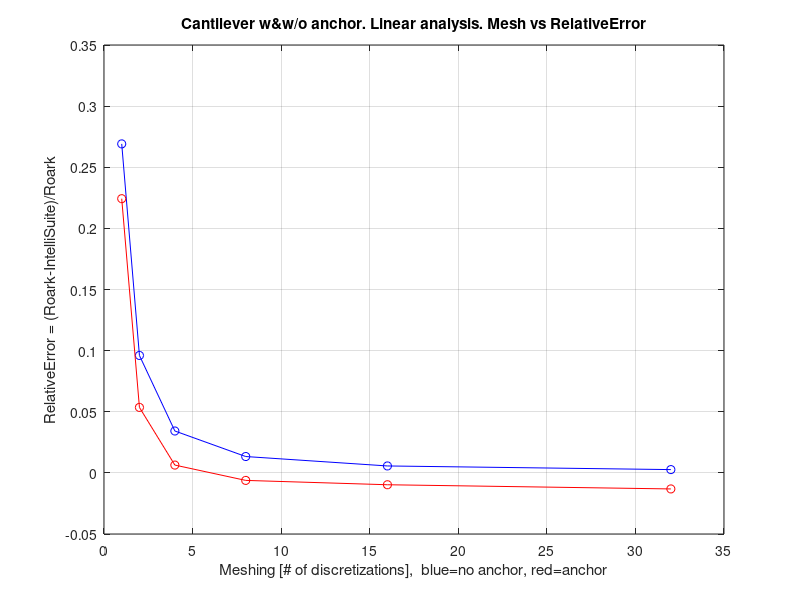
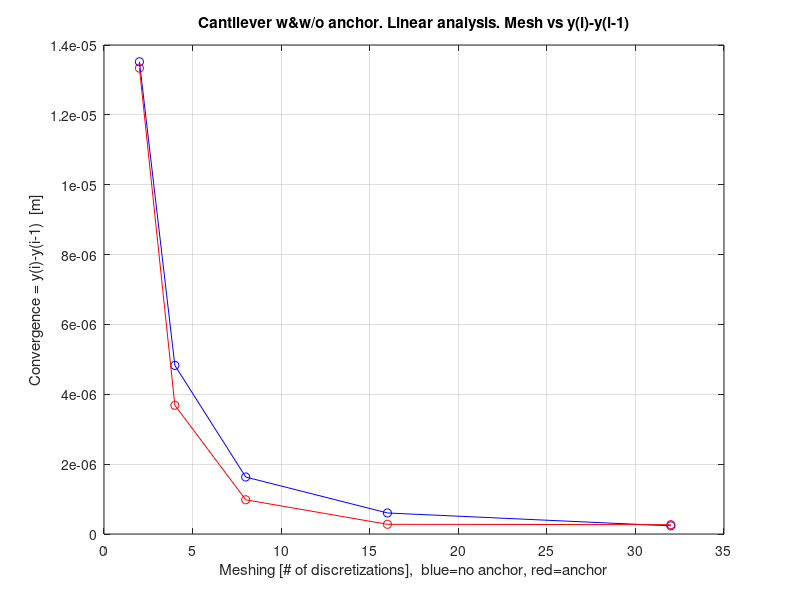

These charts were generated, in order, by the following MATLAB code:
L=100e-6;w=2e-6;h=2e-6;E=160e9;I=w^3*h/12;
L3EI3=L^3/E/I/3;L2EI2=L^2/E/I/2;

i=0;
i=i+1;
Fy(i)=50e-6; meshing(i)=100e-6;  Displacement_y(i)=57.1007e-6; D_y=Fy(i)*L3EI3; Y_relative_error(i) = ((D_y - Displacement_y(i))/D_y);
i=i+1;
Fy(i)=50e-6; meshing(i)=50e-6;   Displacement_y(i)=70.6209e-6; D_y=Fy(i)*L3EI3; Y_relative_error(i) = ((D_y - Displacement_y(i))/D_y);
i=i+1;
Fy(i)=50e-6; meshing(i)=25e-6;   Displacement_y(i)=75.4486e-6; D_y=Fy(i)*L3EI3; Y_relative_error(i) = ((D_y - Displacement_y(i))/D_y);
i=i+1;
Fy(i)=50e-6; meshing(i)=12.5e-6; Displacement_y(i)=77.0801e-6; D_y=Fy(i)*L3EI3; Y_relative_error(i) = ((D_y - Displacement_y(i))/D_y);
i=i+1;
Fy(i)=50e-6; meshing(i)=6.25e-6; Displacement_y(i)=77.6823e-6; D_y=Fy(i)*L3EI3; Y_relative_error(i) = ((D_y - Displacement_y(i))/D_y);
i=i+1;
Fy(i)=50e-6; meshing(i)=3.125e-6;Displacement_y(i)=77.9153e-6;D_y=Fy(i)*L3EI3; Y_relative_error(i) = ((D_y - Displacement_y(i))/D_y);

i=i+1;
meshing(i)=100e-6;  Fy(i)=50e-6;   Displacement_yt(i)=60.6026e-6;   D_y=Fy(i)*L3EI3; Y_relative_error(i) = ((D_y - Displacement_yt(i))/D_y);
i=i+1;
meshing(i)=50e-6;   Fy(i)=50e-6;   Displacement_yt(i)=73.9405e-6;   D_y=Fy(i)*L3EI3; Y_relative_error(i) = ((D_y - Displacement_yt(i))/D_y);
i=i+1;
meshing(i)=25e-6;   Fy(i)=50e-6;   Displacement_yt(i)=77.6262e-6;   D_y=Fy(i)*L3EI3; Y_relative_error(i) = ((D_y - Displacement_yt(i))/D_y);
i=i+1;
meshing(i)=12.5e-6; Fy(i)=50e-6;   Displacement_yt(i)=78.6058e-6;   D_y=Fy(i)*L3EI3; Y_relative_error(i) = ((D_y - Displacement_yt(i))/D_y);
i=i+1;
meshing(i)=6.25e-6; Fy(i)=50e-6;   Displacement_yt(i)=78.8834e-6;   D_y=Fy(i)*L3EI3; Y_relative_error(i) = ((D_y - Displacement_yt(i))/D_y);
i=i+1;
meshing(i)=3.125e-6;Fy(i)=50e-6;   Displacement_yt(i)=79.151e-6;    D_y=Fy(i)*L3EI3; Y_relative_error(i) = ((D_y - Displacement_yt(i))/D_y);


L=100e-6;

%meshing refinement vs relative error
figure(1);clf;
j=1:6;
plot((L./meshing(j)),(Y_relative_error(j)),'-ob');
xlabel('Meshing [# of discretizations],  blue=no anchor, red=anchor');
%ylabel('Force [N]');
ylabel('RelativeError = (Roark-IntelliSuite)/Roark');
title('Cantilever w&w/o anchor. Linear analysis. Mesh vs RelativeError');
grid on;
rotate3d;

hold on
%figure(1);clf;
j=7:12;
plot((L./meshing(j)),(Y_relative_error(j)),'o-r');
xlabel('Meshing [# of discretizations],  blue=no anchor, red=anchor');
%ylabel('Force [N]');
ylabel('RelativeError = (Roark-IntelliSuite)/Roark');
title('Cantilever w&w/o anchor. Linear analysis. Mesh vs RelativeError');
grid on;
rotate3d;


figure(2);clf;
j=2:6;
plot((L./meshing(j)),(Displacement_y(j)-Displacement_y(j-1)),'o-b');
xlabel('Meshing [# of discretizations],  blue=no anchor, red=anchor');
%ylabel('Force [N]');
ylabel('Convergence = y(i)-y(i-1)  [m]');
title('Cantilever w&w/o anchor. Linear analysis. Mesh vs y(i)-y(i-1)');
grid on;
rotate3d;

hold on
j=8:12;
plot((L./meshing(j)),(Displacement_yt(j)-Displacement_yt(j-1)),'o-r');
xlabel('Meshing [# of discretizations],  blue=no anchor, red=anchor');
%ylabel('Force [N]');
ylabel('Convergence = y(i)-y(i-1)  [m]');
title('Cantilever w&w/o anchor. Linear analysis. Mesh vs y(i)-y(i-1)');
grid on;
rotate3d;
